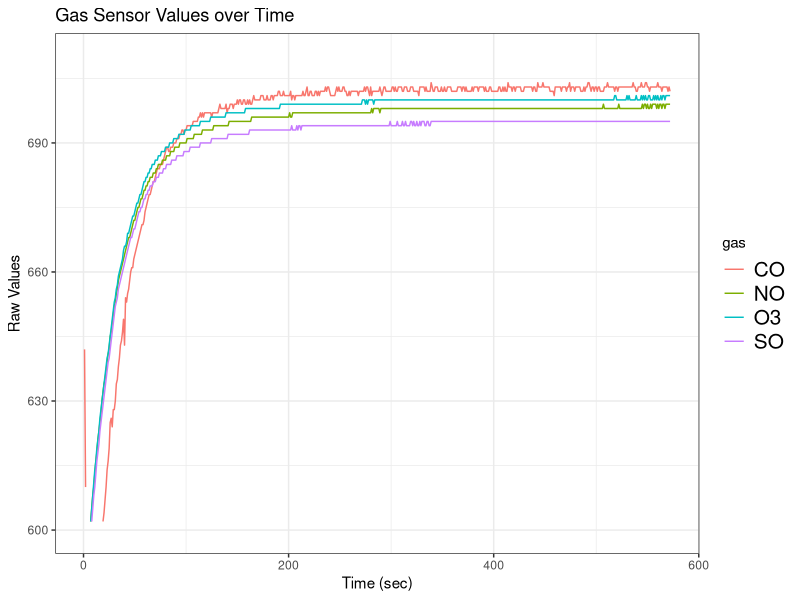

Source code (R):
## ---- chunk 1
library(readr)
library(dplyr)
library(ggplot2)

setwd("/Users/myeong/git/Atl_DSSG/Cycle-Atlanta-SLaB/SensingBackBox/gas_calibration/")

data <- read_delim("preserver_gas_raw.csv", delim = ",", col_names = FALSE)
data$time <- c(1:nrow(data))
colnames(data) <- c("gas", "val", "gas", "val", "gas", "val", "gas", "val", "time")

serial <- rbind(data[,c(1,2,9)], data[,c(3,4,9)], data[,c(5,6,9)], data[,7:9])
serial$gas <- as.factor(serial$gas)

ggplot(serial, aes(x = time, y = val, colour=gas)) +
  geom_line(size=0.5) +
  theme_bw() + theme(legend.text=element_text(size=15)) + ylab(label="Raw Values") + 
  xlab("Time (sec)") + ylim(600,710) + ggtitle("Gas Sensor Values over Time")

#taking the second half of the values
data <- data[(nrow(data)/2):nrow(data),]
serial2 <- rbind(data[,c(1,2,9)], data[,c(3,4,9)], data[,c(5,6,9)], data[,7:9])
serial2$gas <- as.factor(serial2$gas)

CO_base <- mean(serial2[serial2$gas=="CO",]$val)
SO2_base <- mean(serial2[serial2$gas=="SO",]$val)
O3_base <- mean(serial2[serial2$gas=="O3",]$val)
NO2_base <- mean(serial2[serial2$gas=="NO",]$val)

